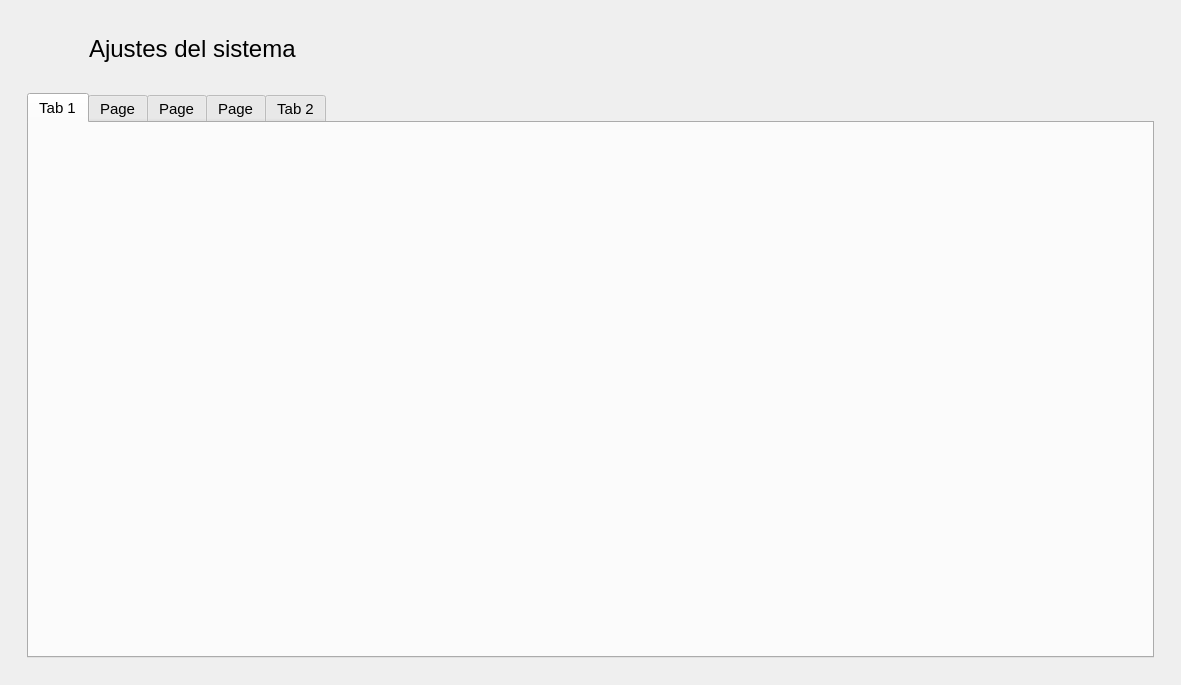
<?xml version="1.0" encoding="UTF-8"?>
<ui version="4.0">
 <class>Ajustes</class>
 <widget class="QMainWindow" name="Ajustes">
  <property name="geometry">
   <rect>
    <x>0</x>
    <y>0</y>
    <width>1181</width>
    <height>685</height>
   </rect>
  </property>
  <property name="windowTitle">
   <string>MainWindow</string>
  </property>
  <widget class="QWidget" name="centralwidget">
   <layout class="QVBoxLayout" name="verticalLayout">
    <item alignment="Qt::AlignLeft|Qt::AlignTop">
     <widget class="QFrame" name="frame">
      <property name="styleSheet">
       <string notr="true">QFrame { border: none; }</string>
      </property>
      <property name="frameShape">
       <enum>QFrame::StyledPanel</enum>
      </property>
      <property name="frameShadow">
       <enum>QFrame::Raised</enum>
      </property>
      <layout class="QHBoxLayout" name="horizontalLayout">
       <property name="spacing">
        <number>20</number>
       </property>
       <property name="leftMargin">
        <number>19</number>
       </property>
       <property name="topMargin">
        <number>19</number>
       </property>
       <item>
        <widget class="QLabel" name="lbRegresar">
         <property name="minimumSize">
          <size>
           <width>41</width>
           <height>41</height>
          </size>
         </property>
         <property name="cursor">
          <cursorShape>PointingHandCursor</cursorShape>
         </property>
         <property name="toolTip">
          <string>Regresar al menú de inicio</string>
         </property>
         <property name="styleSheet">
          <string notr="true">image: url(:/img/resources/images/leftarrow.png);</string>
         </property>
         <property name="text">
          <string/>
         </property>
        </widget>
       </item>
       <item>
        <widget class="QLabel" name="lbTitulo">
         <property name="minimumSize">
          <size>
           <width>321</width>
           <height>41</height>
          </size>
         </property>
         <property name="font">
          <font>
           <pointsize>18</pointsize>
          </font>
         </property>
         <property name="text">
          <string>Ajustes del sistema</string>
         </property>
        </widget>
       </item>
      </layout>
     </widget>
    </item>
    <item>
     <widget class="QFrame" name="frame_2">
      <property name="sizePolicy">
       <sizepolicy hsizetype="Expanding" vsizetype="Expanding">
        <horstretch>0</horstretch>
        <verstretch>0</verstretch>
       </sizepolicy>
      </property>
      <layout class="QHBoxLayout" name="horizontalLayout_2">
       <property name="leftMargin">
        <number>18</number>
       </property>
       <property name="rightMargin">
        <number>18</number>
       </property>
       <property name="bottomMargin">
        <number>18</number>
       </property>
       <item>
        <widget class="QTabWidget" name="tabWidget">
         <property name="font">
          <font>
           <pointsize>11</pointsize>
          </font>
         </property>
         <widget class="QWidget" name="tab">
          <attribute name="title">
           <string>Tab 1</string>
          </attribute>
         </widget>
         <widget class="QWidget" name="tab_3">
          <attribute name="title">
           <string>Page</string>
          </attribute>
         </widget>
         <widget class="QWidget" name="tab_4">
          <attribute name="title">
           <string>Page</string>
          </attribute>
         </widget>
         <widget class="QWidget" name="tab_5">
          <attribute name="title">
           <string>Page</string>
          </attribute>
         </widget>
         <widget class="QWidget" name="tab_2">
          <attribute name="title">
           <string>Tab 2</string>
          </attribute>
         </widget>
        </widget>
       </item>
      </layout>
     </widget>
    </item>
   </layout>
  </widget>
 </widget>
 <resources>
  <include location="../resources.qrc"/>
 </resources>
 <connections/>
</ui>
